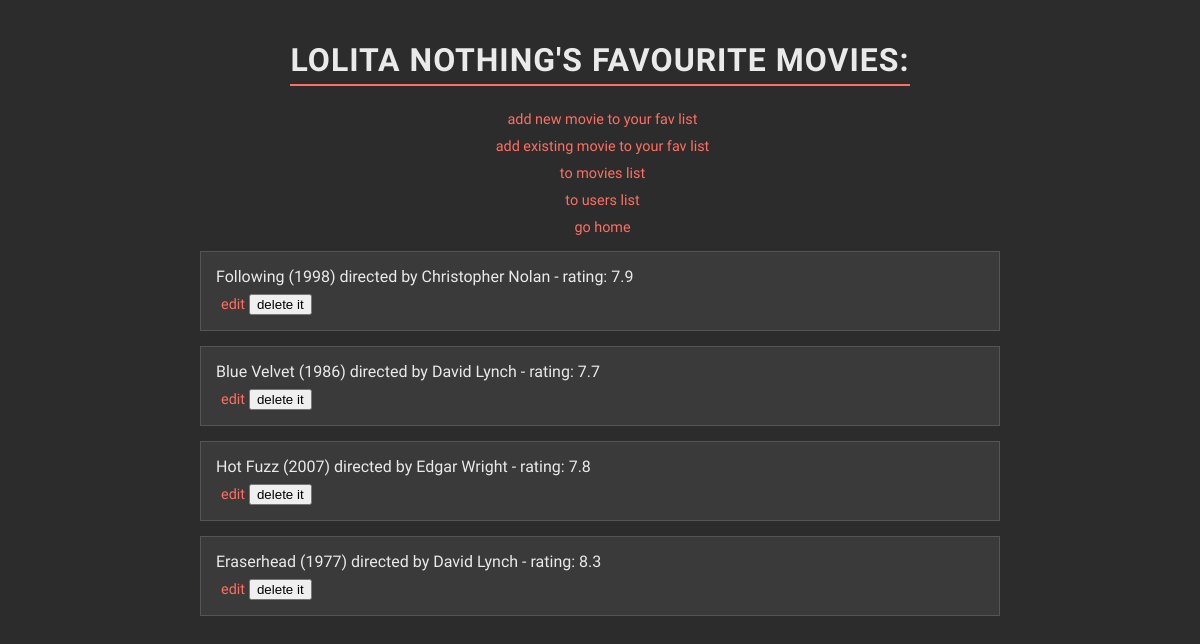
Page /users/1 on the committed database.
### data_models.py (models this page shows, shortened)
class User(db.Model):
    __tablename__ = 'users'
    user_id = db.Column(db.Integer, primary_key=True, autoincrement=True)
    user_name = db.Column(db.String(100), nullable=False)
    movies = relationship('Movie', secondary=user_movies, back_populates='users')

class Movie(db.Model):
    __tablename__ = 'movies'
    movie_id = db.Column(db.Integer, primary_key=True, autoincrement=True)
    title = db.Column(db.String(250), nullable=False)
    director = db.Column(db.String(200), nullable=False)
    release_year = db.Column(db.Integer, nullable=False)
    movie_rating = db.Column(db.Float, nullable=False)
    users = relationship('User', secondary=user_movies, back_populates='movies')

### app.py (the view)
@app.route('/users/<int:user_id>', methods=['GET'])
def user_movies(user_id):
    user = data_manager.get_user_by_id(user_id)
    movies = data_manager.get_user_movies(user_id)
    if not user:
        flash(f'User with ID {user_id} is not found. 🍭', 'error')
        return redirect('/users')
    return render_template('user_movies.html', user=user, movies=movies)

### datamanager/sqlite_data_manager.py (called while the page is built)
    def get_user_by_id(self, user_id):
        with self.app.app_context():
            return self.db.session.query(User).filter_by(user_id=user_id).first()

    def get_user_movies(self, user_id):
        with self.app.app_context():
            user = self.db.session.query(User).filter_by(user_id=user_id).first()
            if user is not None:
                movies = user.movies
            else:
                movies = []
            return movies

### templates/user_movies.html (shortened to what this page needs)
<!DOCTYPE html>
<html lang="en">
<head>
    <link rel="stylesheet" href="{{ url_for('static', filename='styles.css') }}">
</head>
<body>
    <h1>{{ user.user_name }}'s favourite movies:</h1>
    <div>
        <a href="{{ url_for('add_new_movie_to_user', user_id=user.user_id) }}">add new movie to your fav list</a><br>
        <a href="{{ url_for('add_existing_movie_to_user', user_id=user.user_id) }}">add existing movie to your fav list</a><br>
        <a href="{{ url_for('list_movies') }}">to movies list</a><br>
        <a href="{{ url_for('list_users') }}">to users list</a><br>
        <a href="{{ url_for('home') }}">go home</a>
    </div>
        {% if movies %}
            <ul class="list-movies">
            {% for movie in movies %}
                <li>
                    {{ movie.title }} ({{ movie.release_year }}) directed by {{ movie.director }} - rating: {{ movie.movie_rating }} <br>
                    <a href="{{ url_for('update_movie', movie_id=movie.movie_id) }}">edit</a>
                    <form id="delete-form-{{ user.user_id }}-{{ movie.movie_id }}"
                          action="{{ url_for('remove_movie_from_user', user_id=user.user_id, movie_id=movie.movie_id) }}"
                          method="POST" style="display: inline;">
                        <button type="button" onclick="confirmDeletion({{ user.user_id }}, {{ movie.movie_id }})">delete it</button>
                    </form>
                </li>
            {% endfor %}
            </ul>
            {% else %}
                <p>no favourite movies found for this user</p>
        {% endif %}
</body>
</html>

### static/styles.css (style rules this page uses)
body { background-color: #2C2C2C; font-family: 'Quicksand', sans-serif; color: #EAEAEA; text-align: center; margin: 0; padding: 20px; }
h1 { color: #EAEAEA; margin-bottom: 15px; text-transform: uppercase; letter-spacing: 1px; border-bottom: 2px solid #FF6F61; display: inline-block; font-family: 'Quicksand', sans-serif; font-size: 2rem; padding-bottom: 5px; }
a { color: #FF6F61; text-decoration: none; font-size: 0.9rem; margin-top: 10px; margin-left: 5px; display: inline-block; font-weight: 500; transition: color 0.3s; }
ul { list-style-type: none; padding: 0; max-width: 600px; margin: 0 auto; }
li { background-color: #3A3A3A; border: 1px solid #555; margin: 15px 0; padding: 15px; transition: background-color 0.3s, transform 0.3s; }
.list-movies { text-align: left; max-width: 800px; }

### rows in the picture
User: user_name "LOLITA NOTHING"
Movie: title "Following", release_year "1998", director "Christopher Nolan", movie_rating "7.9"
Movie: title "Blue Velvet", release_year "1986", director "David Lynch", movie_rating "7.7"
Movie: title "Hot Fuzz", release_year "2007", director "Edgar Wright", movie_rating "7.8"
Movie: title "Eraserhead", release_year "1977", director "David Lynch", movie_rating "8.3"
